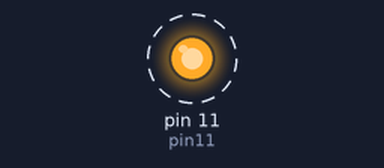
Bench run of a sketch on a simulated Arduino Nano, built with avr-gcc and run on an emulated ATmega328P. Parts: output pins drawn as LEDs (lit = HIGH). Dashed ring = blinking. What the sketch prints to the serial monitor is not drawn.

Above: at 0.3 s.
Timing chart, 0 to 3.0 s (numbered marks = the images above):
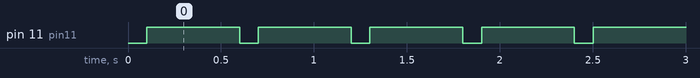

Measured:
- by itself, pin 11 (pin11): alternates HIGH for 0.50 s and LOW for 0.10 s

The sketch:

pinScan.ino
```cpp
int pin11 = 11; //D11

int pin7 = 7; //D7 : pin N° 10 on the board
int pin6 = 6; //D6 : pin N° 9 on the board
int pin5 = 5; //D5 : pin N° 8 on the board
int pin4 = 4; //D4 : pin N° 7 on the board
int pin3 = 3; // D3 : pin N° 6 on the board
int pin2 = 2; // D2 : pin N° 5 on the board
int Apin0 = A0; // == 14
int Apin1 = A1; // == 15
int Apin2 = A2; // == 16
int Apin3 = A3; // == 17
int Apin4 = A4; // == 18
int Apin5 = A5; // == 19
int Apin6 = A6; // == 20 ; NB: analogWrite() on this pin doesn't work, must test f analogRead() is ok ?
int Apin7 = A7; // == 21 ; NB: analogWrite() on this pin doesn't work, must test f analogRead() is ok ?
int pinTest = pin11;
int i;

void setup() {
  Serial.begin(9600);
  Serial.println("--------");
  Serial.println(A0);
  Serial.println(A1);
  Serial.println(A2);
  Serial.println(A3);
  Serial.println(A4);
  Serial.println(A5);
  Serial.println(A6);
  Serial.println(A7);
  Serial.println("--------");
  Serial.println("--------");
  pinMode(pinTest, OUTPUT);

}

void loop() {
  digitalWrite(pinTest, LOW);
  delay(100);
  digitalWrite(pinTest, HIGH);
  delay(500);
  /*
  Serial.println(A0);
  Serial.println(A1);
  Serial.println(A2);
  Serial.println(A3);
  Serial.println(A4);
  Serial.println(A5);
  Serial.println(A6);
  Serial.println(A7);
  */
}
```
